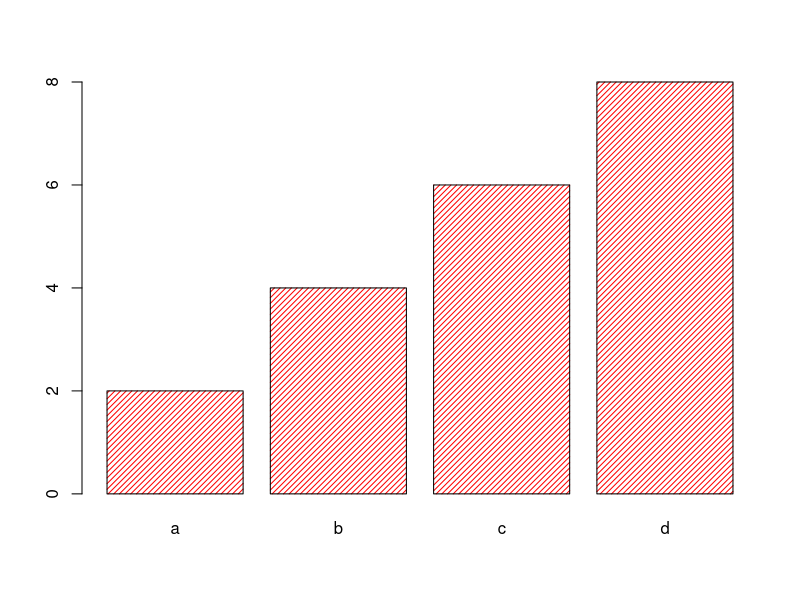
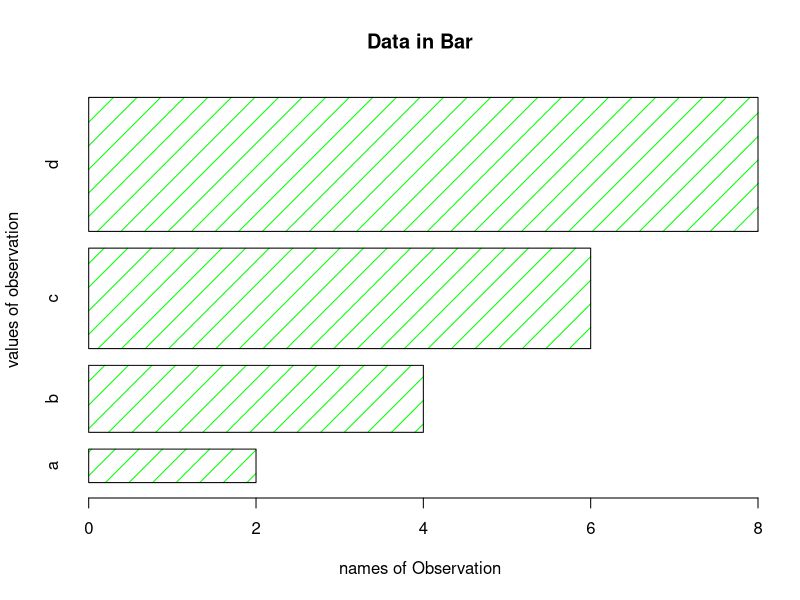

R code for these plots, in order:
# A bar chart uses rectangular bars to visualize data.

# 1- Bar charts can be displayed horizontally or vertically
# 2- The height or length of the bars are propotional to the values they represent.

# 3- Use the barplot() function to draw a vertical bar poiint

# x-axis values

x <- c("a","b", "c","d")

# y-axis values

y <- c(2,4,6,8)

barplot(y, names.arg = x, density = 25, col = "red")

# use the width parameter to change the width of bar

barplot(y, names.arg = x, density = 6, col = "green", width = c(1,2,3,4), main = "Data in Bar",
        xlab = "names of Observation", ylab = "values of observation", horiz = TRUE)